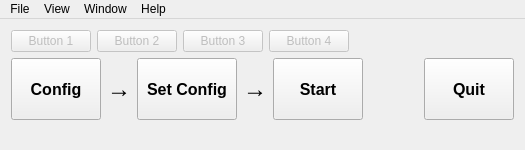
<?xml version="1.0" encoding="UTF-8"?>
<ui version="4.0">
 <class>MainWindow</class>
 <widget class="QMainWindow" name="MainWindow">
  <property name="geometry">
   <rect>
    <x>0</x>
    <y>0</y>
    <width>525</width>
    <height>150</height>
   </rect>
  </property>
  <property name="sizePolicy">
   <sizepolicy hsizetype="Ignored" vsizetype="Ignored">
    <horstretch>0</horstretch>
    <verstretch>0</verstretch>
   </sizepolicy>
  </property>
  <property name="minimumSize">
   <size>
    <width>525</width>
    <height>125</height>
   </size>
  </property>
  <property name="windowTitle">
   <string>BCI2000/Operator</string>
  </property>
  <property name="locale">
   <locale language="English" country="UnitedStates"/>
  </property>
  <widget class="QWidget" name="centralWidget">
   <layout class="QVBoxLayout" name="verticalLayout" stretch="0,1">
    <item>
     <layout class="QHBoxLayout" name="horizontalLayout">
      <item>
       <widget class="QPushButton" name="pushButton_Btn1">
        <property name="enabled">
         <bool>false</bool>
        </property>
        <property name="text">
         <string>Button 1</string>
        </property>
       </widget>
      </item>
      <item>
       <widget class="QPushButton" name="pushButton_Btn2">
        <property name="enabled">
         <bool>false</bool>
        </property>
        <property name="text">
         <string>Button 2</string>
        </property>
       </widget>
      </item>
      <item>
       <widget class="QPushButton" name="pushButton_Btn3">
        <property name="enabled">
         <bool>false</bool>
        </property>
        <property name="text">
         <string>Button 3</string>
        </property>
       </widget>
      </item>
      <item>
       <widget class="QPushButton" name="pushButton_Btn4">
        <property name="enabled">
         <bool>false</bool>
        </property>
        <property name="text">
         <string>Button 4</string>
        </property>
       </widget>
      </item>
      <item>
       <spacer name="horizontalSpacer">
        <property name="orientation">
         <enum>Qt::Horizontal</enum>
        </property>
        <property name="sizeHint" stdset="0">
         <size>
          <width>40</width>
          <height>20</height>
         </size>
        </property>
       </spacer>
      </item>
     </layout>
    </item>
    <item>
     <layout class="QHBoxLayout" name="horizontalLayout_2">
      <item>
       <widget class="QPushButton" name="pushButton_Config">
        <property name="sizePolicy">
         <sizepolicy hsizetype="MinimumExpanding" vsizetype="Expanding">
          <horstretch>0</horstretch>
          <verstretch>0</verstretch>
         </sizepolicy>
        </property>
        <property name="minimumSize">
         <size>
          <width>90</width>
          <height>35</height>
         </size>
        </property>
        <property name="font">
         <font>
          <pointsize>12</pointsize>
          <weight>75</weight>
          <bold>true</bold>
         </font>
        </property>
        <property name="text">
         <string>Config</string>
        </property>
        <property name="default">
         <bool>false</bool>
        </property>
       </widget>
      </item>
      <item>
       <widget class="QLabel" name="arrow_1">
        <property name="sizePolicy">
         <sizepolicy hsizetype="Minimum" vsizetype="Minimum">
          <horstretch>0</horstretch>
          <verstretch>0</verstretch>
         </sizepolicy>
        </property>
        <property name="font">
         <font>
          <pointsize>12</pointsize>
         </font>
        </property>
        <property name="text">
         <string>&lt;h2&gt;&amp;rarr;&lt;/h2&gt;</string>
        </property>
       </widget>
      </item>
      <item>
       <widget class="QPushButton" name="pushButton_SetConfig">
        <property name="sizePolicy">
         <sizepolicy hsizetype="MinimumExpanding" vsizetype="Expanding">
          <horstretch>0</horstretch>
          <verstretch>0</verstretch>
         </sizepolicy>
        </property>
        <property name="minimumSize">
         <size>
          <width>100</width>
          <height>35</height>
         </size>
        </property>
        <property name="font">
         <font>
          <pointsize>12</pointsize>
          <weight>75</weight>
          <bold>true</bold>
         </font>
        </property>
        <property name="text">
         <string>Set Config</string>
        </property>
       </widget>
      </item>
      <item>
       <widget class="QLabel" name="arrow_2">
        <property name="sizePolicy">
         <sizepolicy hsizetype="Minimum" vsizetype="Minimum">
          <horstretch>0</horstretch>
          <verstretch>0</verstretch>
         </sizepolicy>
        </property>
        <property name="font">
         <font>
          <pointsize>12</pointsize>
         </font>
        </property>
        <property name="text">
         <string>&lt;h2&gt;&amp;rarr;&lt;/h2&gt;</string>
        </property>
       </widget>
      </item>
      <item>
       <widget class="QPushButton" name="pushButton_RunSystem">
        <property name="sizePolicy">
         <sizepolicy hsizetype="MinimumExpanding" vsizetype="Expanding">
          <horstretch>0</horstretch>
          <verstretch>0</verstretch>
         </sizepolicy>
        </property>
        <property name="minimumSize">
         <size>
          <width>90</width>
          <height>35</height>
         </size>
        </property>
        <property name="font">
         <font>
          <pointsize>12</pointsize>
          <weight>75</weight>
          <bold>true</bold>
         </font>
        </property>
        <property name="text">
         <string>Start</string>
        </property>
       </widget>
      </item>
      <item>
       <spacer name="horizontalSpacer_2">
        <property name="orientation">
         <enum>Qt::Horizontal</enum>
        </property>
        <property name="sizeHint" stdset="0">
         <size>
          <width>60</width>
          <height>20</height>
         </size>
        </property>
       </spacer>
      </item>
      <item>
       <widget class="QPushButton" name="pushButton_Quit">
        <property name="sizePolicy">
         <sizepolicy hsizetype="MinimumExpanding" vsizetype="Expanding">
          <horstretch>0</horstretch>
          <verstretch>0</verstretch>
         </sizepolicy>
        </property>
        <property name="minimumSize">
         <size>
          <width>90</width>
          <height>35</height>
         </size>
        </property>
        <property name="font">
         <font>
          <pointsize>12</pointsize>
          <weight>75</weight>
          <bold>true</bold>
         </font>
        </property>
        <property name="text">
         <string>Quit</string>
        </property>
       </widget>
      </item>
     </layout>
    </item>
   </layout>
  </widget>
  <widget class="QMenuBar" name="menuBar">
   <property name="geometry">
    <rect>
     <x>0</x>
     <y>0</y>
     <width>525</width>
     <height>18</height>
    </rect>
   </property>
   <widget class="QMenu" name="menuFile">
    <property name="title">
     <string>File</string>
    </property>
    <addaction name="actionPreferences"/>
    <addaction name="actionQuit"/>
   </widget>
   <widget class="QMenu" name="menuView">
    <property name="title">
     <string>View</string>
    </property>
    <addaction name="actionConnection_Info"/>
    <addaction name="actionStates"/>
   </widget>
    <widget class="QMenu" name="menuWindow">
      <property name="title">
        <string>Window</string>
      </property>
      <addaction name="actionOperator_Log"/>
    </widget>
    <widget class="QMenu" name="menuHelp">
    <property name="title">
     <string>Help</string>
    </property>
    <addaction name="actionBCI2000_Help"/>
    <addaction name="actionAbout"/>
   </widget>
   <addaction name="menuFile"/>
   <addaction name="menuView"/>
    <addaction name="menuWindow"/>
    <addaction name="menuHelp"/>
  </widget>
  <widget class="QStatusBar" name="statusBar">
   <property name="sizeGripEnabled">
    <bool>false</bool>
   </property>
  </widget>
  <action name="actionPreferences">
   <property name="text">
    <string>Preferences...</string>
   </property>
  </action>
  <action name="actionQuit">
   <property name="text">
    <string>Quit</string>
   </property>
   <property name="shortcut">
    <string>Ctrl+Q</string>
   </property>
  </action>
  <action name="actionStates">
   <property name="text">
    <string>States and Events...</string>
   </property>
  </action>
  <action name="actionOperator_Log">
   <property name="checkable">
    <bool>true</bool>
   </property>
   <property name="text">
    <string>Operator Log</string>
   </property>
   <property name="shortcut">
    <string>Ctrl+L</string>
   </property>
  </action>
  <action name="actionConnection_Info">
   <property name="checkable">
    <bool>true</bool>
   </property>
   <property name="text">
    <string>Connection Info</string>
   </property>
  </action>
  <action name="actionBCI2000_Help">
   <property name="text">
    <string>BCI2000 Help</string>
   </property>
  </action>
  <action name="actionAbout">
   <property name="text">
    <string>About ...</string>
   </property>
  </action>
 </widget>
 <layoutdefault spacing="6" margin="11"/>
 <resources/>
 <connections/>
</ui>
